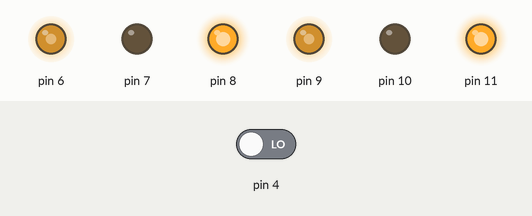
Bench run of a sketch on a simulated Arduino Uno, built with avr-gcc and run on an emulated ATmega328P. On the bench: output pins drawn as LEDs (lit = HIGH). The test bench sets the inputs (shaded band); at power-on: pin 4 LOW.

Above: at 4.8 s.
4.9 s: pin 4 driven HIGH
At 6.5 s:
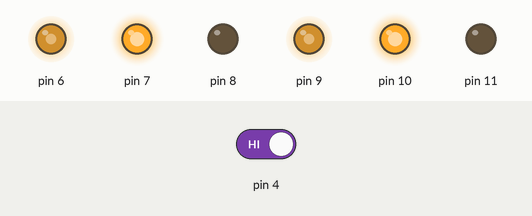
7.6 s: pin 4 driven LOW
At 9.2 s:
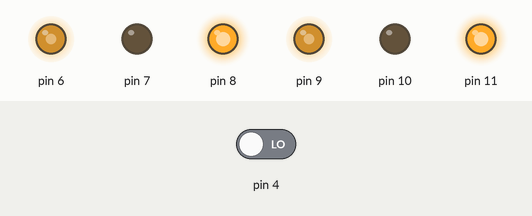
Timing chart, 0 to 10.7 s (numbered marks = the images above; inputs shaded):
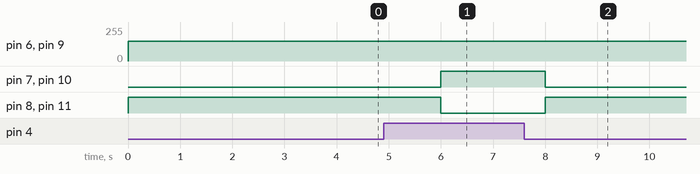

Measured:
- after the input at 4.9 s, pin 7, pin 10: LOW → HIGH after 1.1 s; pin 8, pin 11: HIGH → LOW after 1.1 s
- after the input at 7.6 s, pin 7, pin 10: HIGH → LOW after 0.40 s; pin 8, pin 11: LOW → HIGH after 0.40 s

The sketch:

MADA-NA.ino
```cpp
void setup() {
  pinMode(4,INPUT);
  pinMode(7,OUTPUT);
  pinMode(8,OUTPUT);
  pinMode(11,OUTPUT);
  pinMode(10,OUTPUT);
}

void loop() {
  analogWrite(9,150);
  analogWrite(6,150);
  boolean val = digitalRead(4);
  if (val) {
  digitalWrite(7,HIGH);
  digitalWrite(11,LOW);
  digitalWrite(8,LOW);
  digitalWrite(10,HIGH);
  delay(2000);

  } else {
  digitalWrite(7,LOW);
  digitalWrite(11,HIGH);
  digitalWrite(8,HIGH);
  digitalWrite(10,LOW);
  delay(2000);

  }


}
```
